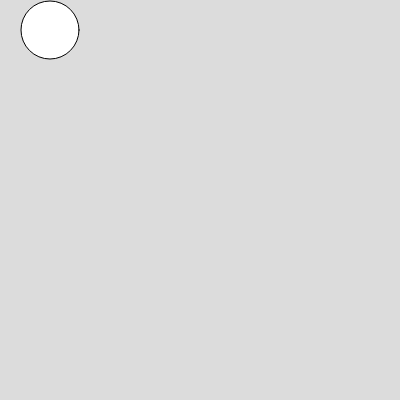
Frame 1 (no input)
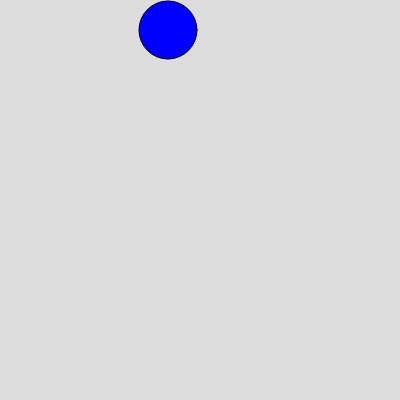
Frame 60 (no input)
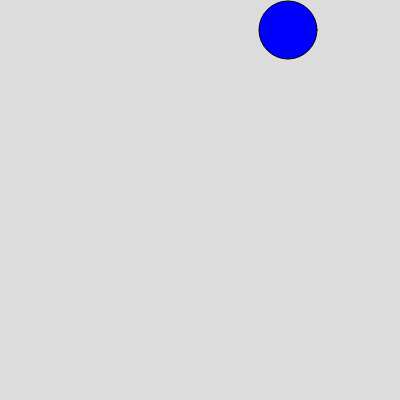
Frame 120 (the mouse pressed at the canvas centre since frame 60)

The p5.js sketch that drew these frames (run headless with seeded random() and noise() and a simulated clock; from frame 60 on, the mouse is pressed at the canvas centre):

// p5.js sketch
// ── sketch.js
var ball = {
  ballx: 50,
  bally: 30,
  r: 58,
  color: ["blue","green","red"],
  xspeed:0,
  yspeed:0
}
function setup() {
  createCanvas(400, 400);
}

function draw() {
  background(220);
  circle(ball.ballx,ball.bally,ball.r);
  fill(ball.color[0]);
  ball.xspeed=2;
  ball.ballx = ball.ballx + ball.xspeed;
}
